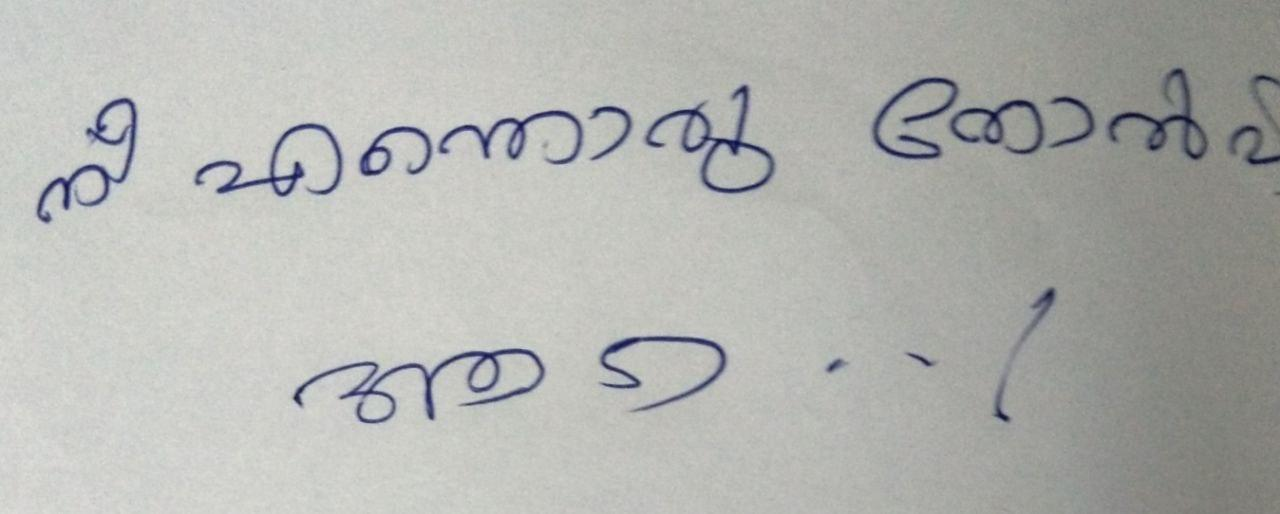
#> input picture test.jpg, 1280 x 514 px
$ python image_convertion.py
#> lines starting #> are read from the running program, lines starting #| are printed output that depends on the picture; after the words box and inside, x2 and y2 are one past the last pixel; in counts of white or black regions, pixels touching at a corner belong together
import cv2
import numpy as np
from matplotlib import pyplot as plt
import urllib
from scipy import ndimage

def clipping_image(new):
  colsums = np.sum(new, axis=0)
  linessum = np.sum(new, axis=1)
  colsums2 = np.nonzero(0-colsums)
  linessum2 = np.nonzero(0-linessum)

  xx=linessum2[0][0]
  yy=linessum2[0][linessum2[0].shape[0]-1]
  ww=colsums2[0][0]
  hh=colsums2[0][colsums2[0].shape[0]-1]
  print(xx,ww,yy,hh)
  imgcrop = new[xx:yy, ww:hh]
  plt.imshow(imgcrop)
  plt.show()
  return imgcrop

img = cv2.imread('test.jpg',0)
#> img: shape (514, 1280); min 15, max 223, mean 178.8

# Otsu's thresholding after Gaussian filtering
blur = cv2.GaussianBlur(img,(5,5),0)
ret3,thresh = cv2.threshold(blur,0,1,cv2.THRESH_BINARY_INV+cv2.THRESH_OTSU)
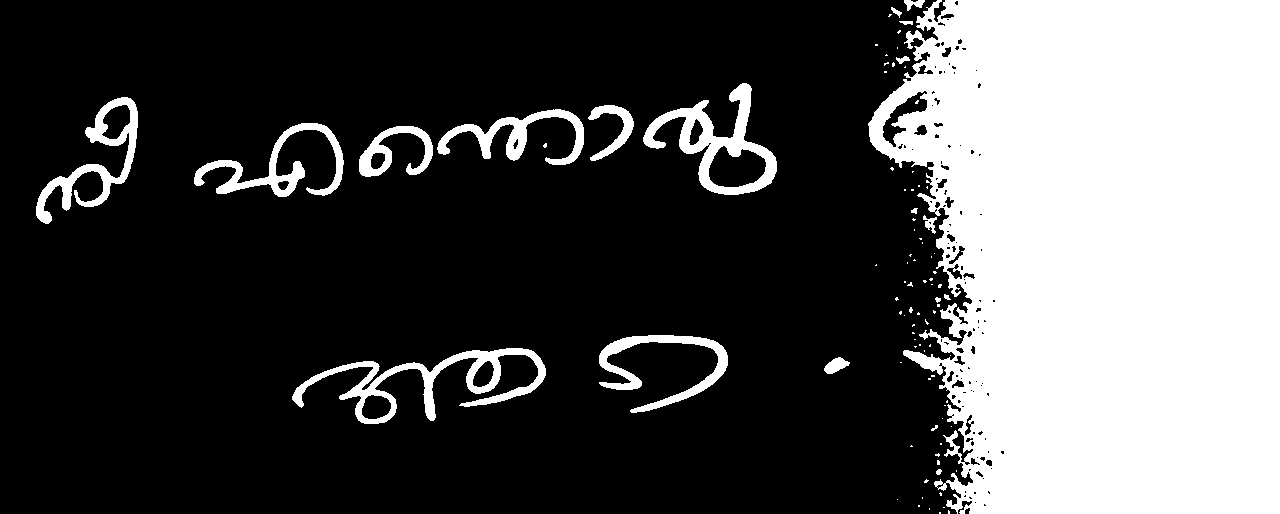
#> thresh: shape (514, 1280); values 0 (black) and 1 (white), 30.4% white; 91 white regions (71 under 20 px), largest, box (x1, y1, x2, y2) and area: (868, 0, 1280, 514) 176639, (292, 348, 546, 424) 4623, (643, 83, 777, 195) 4357
#> ret3 = 167
plt.imshow(thresh)
plt.show()

num_labels, labels_im = cv2.connectedComponents(thresh)
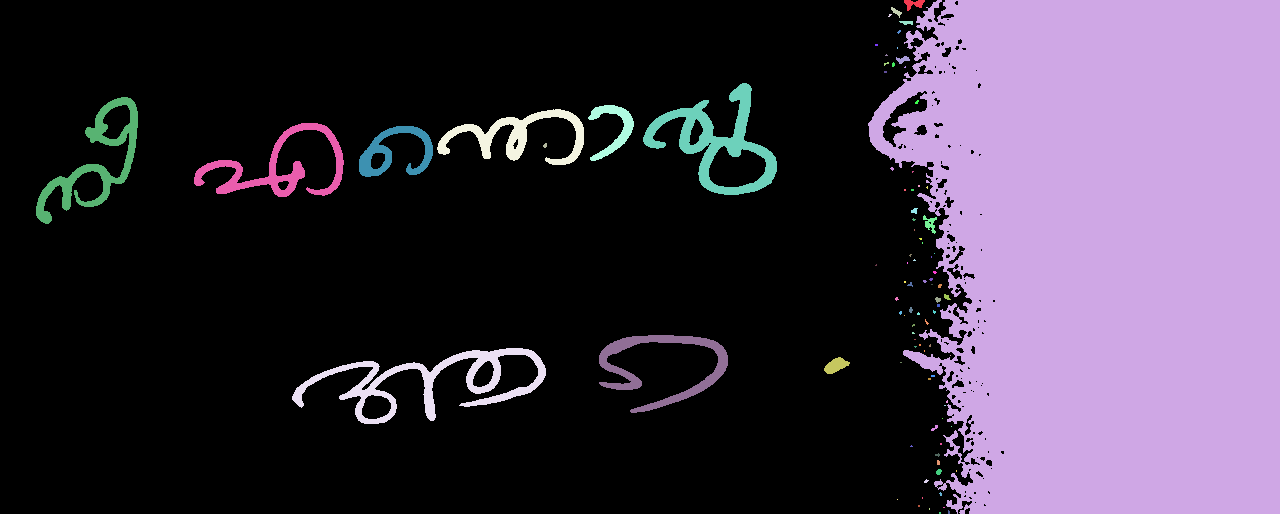
#> labels_im: shape (514, 1280) int32; 92 distinct labels, from 0 to 91; one colour per label, 0 black
#> num_labels = 92

plt.imshow(labels_im)
plt.show()
print(num_labels)
#| 92

for i in range(1,num_labels):
  new, nr_objects = ndimage.label(labels_im == i)
  #dst="/content/drive/My Drive/project_image_output/"+str(i)+".png"
  print(i)
  new=clipping_image(new)
  print(new)
#> this loop made 91 passes
#> (nr_objects, colsums2 in clipping_image, linessum2 in clipping_image, xx in clipping_image, yy in clipping_image, ww in clipping_image, hh in clipping_image, new) on passes 4, 6, 11, 12, 17: (1, ([888, 889, 890, 891],), ([14, 15, 16],), 14, 16, 888, 891, [[0, 1, 1], [0, 1, 1]]), (1, ([897, 898, 899, 900],), ([30, 31, 32, 33],), 30, 33, 897, 900, [[0, 0, 1], [0, 1, 1], [1, 1, 1]]), (1, ([884, 885, 886, 887, 888],), ([62, 63, 64, 65],), 62, 65, 884, 888, [[0, 0, 0, 1], [1, 1, 1, 1], [1, 1, 0, 0]]), (1, ([892, 893, 894],), ([62, 63, 64, 65, 66],), 62, 66, 892, 894, [[0, 1], [1, 1], [1, 1], [1, 1]]), (1, ([915, 916, 917, 918],), ([100, 101, 102, 103],), 100, 103, 915, 918, [[0, 0, 1], [0, 1, 1], [1, 1, 1]])
#> (nr_objects, xx in clipping_image, yy in clipping_image, ww in clipping_image, hh in clipping_image) on passes 2, 15, 16, 18, 19, 20: (7, 0, 513, 868, 1279), (1, 83, 194, 643, 776), (1, 97, 223, 36, 137), (1, 105, 160, 588, 633), (1, 109, 164, 437, 583), (1, 123, 196, 194, 343)
#> (printed output is left out)
#> pass 1, `new, nr_objects = ndimage.label(labels_im == i)`:
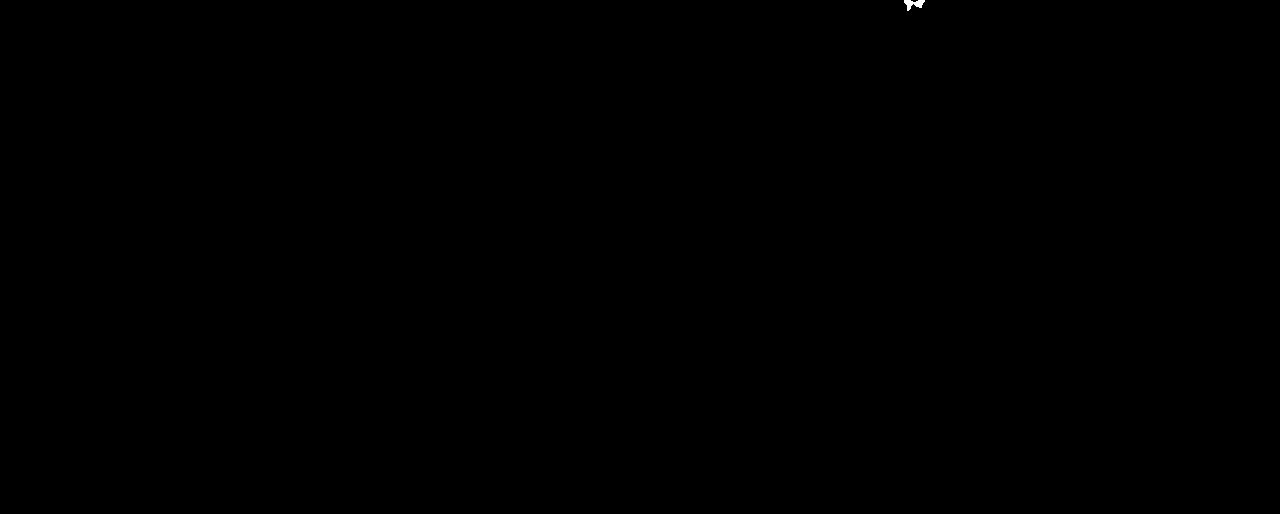
#> new: shape (514, 1280) int32; values 0 (black) and 1 (white), 0.02% white; 1 white region, box (x1, y1, x2, y2) and area: (904, 0, 925, 11) 124
#> pass 1, in clipping_image, `plt.show()`:
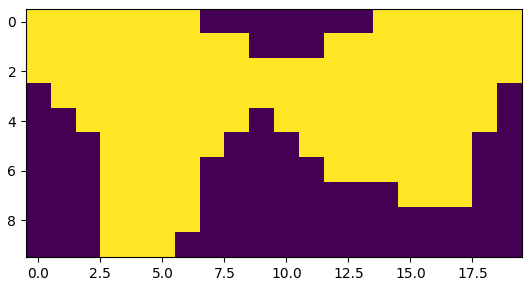
#> figure drawn by matplotlib, 1 panel
#> pass 2, `new, nr_objects = ndimage.label(labels_im == i)`:
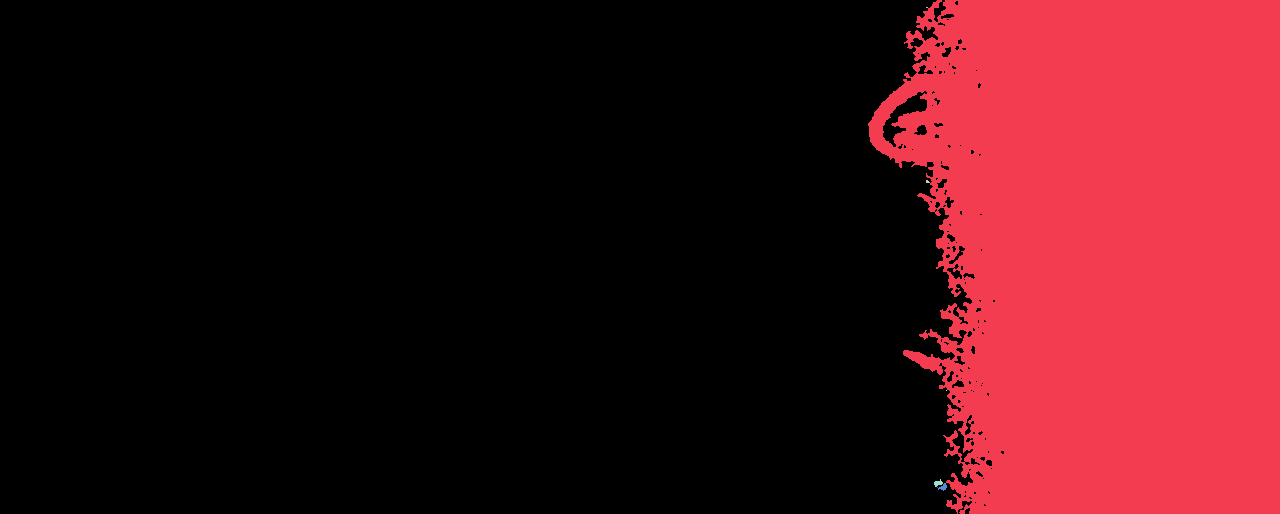
#> new: shape (514, 1280) int32; 8 distinct labels, from 0 to 7; one colour per label, 0 black
#> pass 2, in clipping_image (call 2), `imgcrop = new[xx:yy, ww:hh]`:
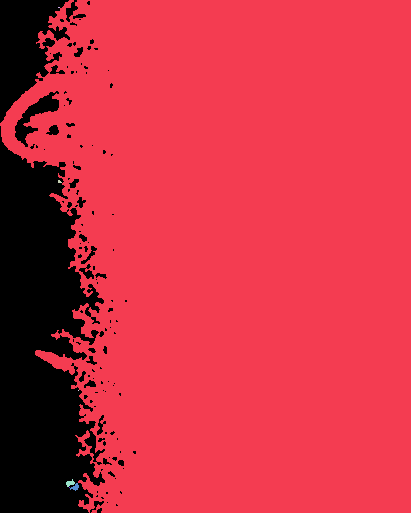
#> imgcrop: shape (513, 411) int32; 8 distinct labels, from 0 to 7; one colour per label, 0 black
